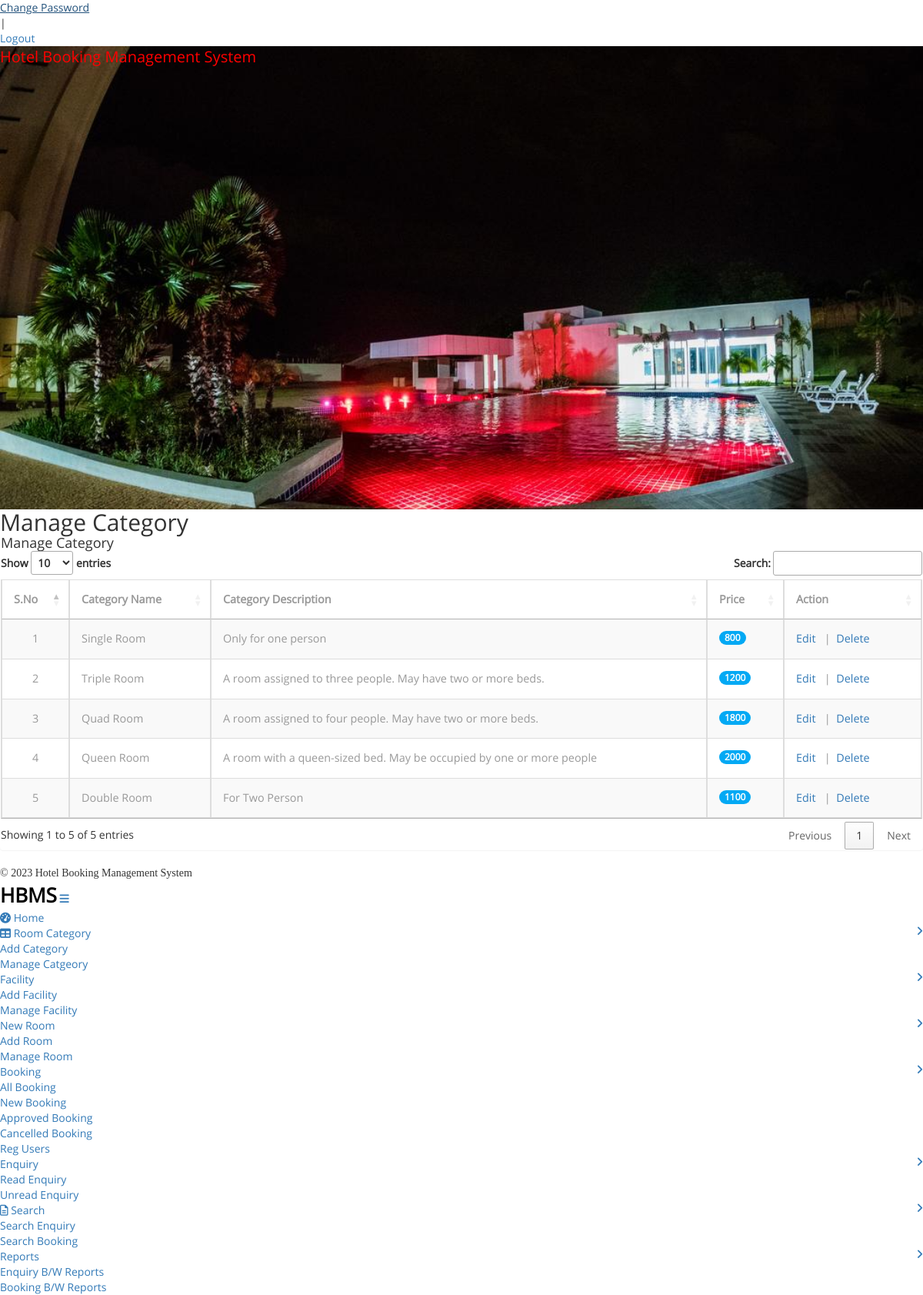
Page /manage_category (signed in) on the committed database.
### hotel/models.py (models this page shows, shortened)
class Category(models.Model):
    categoryname = models.CharField(max_length=120)
    description = models.CharField(max_length=500)
    price = models.IntegerField()

### hotel/views.py (the view)
# urls.py: path('manage_category',manage_category, name='manage_category'),
def manage_category(request):
    if not request.user.is_authenticated:
        return redirect('admin_login')
    category = Category.objects.all()
    d = {'category':category}
    return render(request, 'manage_category.html', d)

### hotel/templates/manage_category.html (shortened to what this page needs)
{% load static %}
{% block body %}
<html>
<head>
<link href="{% static 'admin/css/bootstrap.min.css' %}" rel='stylesheet' type='text/css' />
<link href="{% static 'admin/css/style.css' %}" rel='stylesheet' type='text/css' />
<link href="{% static 'admin/css/font-awesome.css' %}" rel="stylesheet">
<link rel="stylesheet" href="{% static 'admin/css/icon-font.min.css' %}" type='text/css' />
	<link rel="stylesheet" href="//cdn.datatables.net/1.10.22/css/jquery.dataTables.min.css">
</head>
<body>
   <div class="page-container">
	<div class="left-content">
	   <div class="inner-content">
			{% include 'adminheader.html' %}
			<div class="content">
<div class="women_main">
	<div class="grids">
					<div class="progressbar-heading grids-heading">
						<h2>Manage Category</h2>
					</div>
					<div class="panel panel-widget forms-panel">
						<div class="forms">
							<div class="form-grids widget-shadow" data-example-id="basic-forms">
								<div class="form-title">
									<h4>Manage Category </h4>
								</div>
								<div class="form-body">
									     <table id = "myTable" class="table table-bordered table-striped table-vcenter js-dataTable-full-pagination">
                                <thead>
                                    <tr>
                                        <th class="text-center">S.No</th>
                                        <th>Category Name</th>
                                        <th class="d-none d-sm-table-cell">Category Description</th>
                                        <th class="d-none d-sm-table-cell">Price</th>
                                        <th class="d-none d-sm-table-cell" style="width: 15%;">Action</th>
                                       </tr>
                                </thead>
                                <tbody>
                                  {% for i in category %}
                                    <tr>
                                        <td class="text-center">{{forloop.counter}}</td>
                                        <td class="font-w600">{{i.categoryname}}</td>
                                        <td class="d-none d-sm-table-cell">{{i.description}}</td>
                                        <td class="d-none d-sm-table-cell">
                                            <span class="badge badge-primary">{{i.price}}</span>
                                        </td>
                                         <td class="d-none d-sm-table-cell"><a href="{% url 'edit_category' i.id %}">Edit</a> &nbsp; | &nbsp;<a href="{% url 'delete_category' i.id %}" onclick="return confirm('Do you really want to Delete ?');">Delete</a></td>
                                    </tr>
								  {% endfor %}
                                </tbody>
                            </table>
								</div>
							</div>
						</div>
					</div>
				</div>
{% include 'adminfooter.html' %}
</div>
</div>
		</div>
</div>
			{% include 'adminsidebar.html' %}
							</div>
</body>
</html>
 {% endblock %}

### hotel/static/css/style.css (style rules this page uses)
body a { transition:0.5s all; -webkit-transition:0.5s all; -moz-transition:0.5s all; -o-transition:0.5s all; -ms-transition:0.5s all; }
h1,h2,h3,h4,h5,h6 { padding:0 0; margin:0 0; }
body { padding:0 0; margin:0 0; font-family: 'OpenSans-Regular' }
.table > thead > tr > th, .table > tbody > tr > th, .table > tfoot > tr > th, .table > thead > tr > td, .table > tbody > tr > td, .table > tfoot > tr > td { border-top: none !important; }
.badge-primary { background-color: #03a9f4; }
.table td, .table>tbody>tr>td, .table>tbody>tr>th, .table>tfoot>tr>td, .table>tfoot>tr>th, .table>thead>tr>td, .table>thead>tr>th { padding: 15px!important; }
.table > thead > tr > th, .table > tbody > tr > th, .table > tfoot > tr > th, .table > thead > tr > td, .table > tbody > tr > td, .table > tfoot > tr > td { font-size: 0.9em; color: #999; border-top: none !important; }

### rows in the picture
Category: categoryname "Single Room", description "Only for one person", price "800"
Category: categoryname "Triple Room", description "A room assigned to three people. May have two or more beds.", price "1200"
Category: categoryname "Quad Room", description "A room assigned to four people. May have two or more beds.", price "1800"
Category: categoryname "Queen Room", description "A room with a queen-sized bed. May be occupied by one or more people", price "2000"
Category: categoryname "Double Room", description "For Two Person", price "1100"
